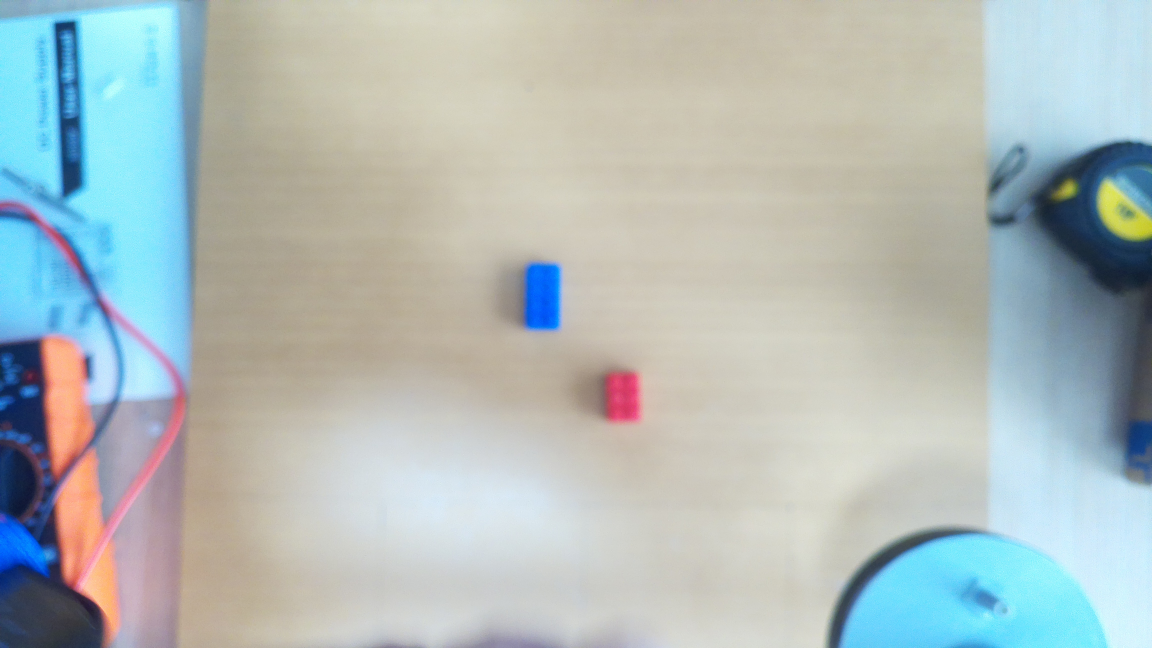
#> input picture Raspberry_Pi/capture.jpg, 4608 x 2592 px (shown at 1/4 size)
$ python detect.py capture.jpg out
#> lines starting #> are read from the running program, lines starting #| are printed output that depends on the picture; after the words box and inside, x2 and y2 are one past the last pixel; in counts of white or black regions, pixels touching at a corner belong together
#> in test_detection, image is the input picture: shape (2592, 4608, 3); mean B, G, R 185.5, 187.2, 176.6
import cv2
import numpy as np
import os
from datetime import datetime

X_MIN = 1200
X_MAX = 3400
Y_MIN = 300
Y_MAX = 1900
Y_OFFSET = 2300
X_OFFSET = 3425
def mask_lego_pixels(bgr):
    """
    Color-based mask tuned for bright LEGO colors on a dark mat,
    as in compare_img.jpg.
    """
    hsv = cv2.cvtColor(bgr, cv2.COLOR_BGR2HSV)
#> hsv: shape (1296, 2304, 3); mean H, S, V 55.5, 49.6, 200.6

    # Mild gamma correction to normalize brightness without blowing up the mat
    mean_v = hsv[..., 2].mean()
#> mean_v = 200.6
    gamma = np.clip(140.0 / mean_v, 0.7, 1.4)
#> gamma = 0.7
    lut = np.array([((i / 255.0) ** (1.0 / gamma)) * 255.0 for i in range(256)], dtype=np.uint8)
#> lut = 256 values from 0 to 255
    hsv[..., 2] = cv2.LUT(hsv[..., 2], lut)
#> hsv: shape (1296, 2304, 3); mean H, S, V 55.5, 49.6, 182.3

    # Higher saturation/value thresholds to reject the dark/grey mat and wood
    # Ranges chosen to favor the bright yellow/blue/green bricks seen in compare_img.jpg
    red1 = cv2.inRange(hsv, (0, 150, 150), (10, 255, 255))
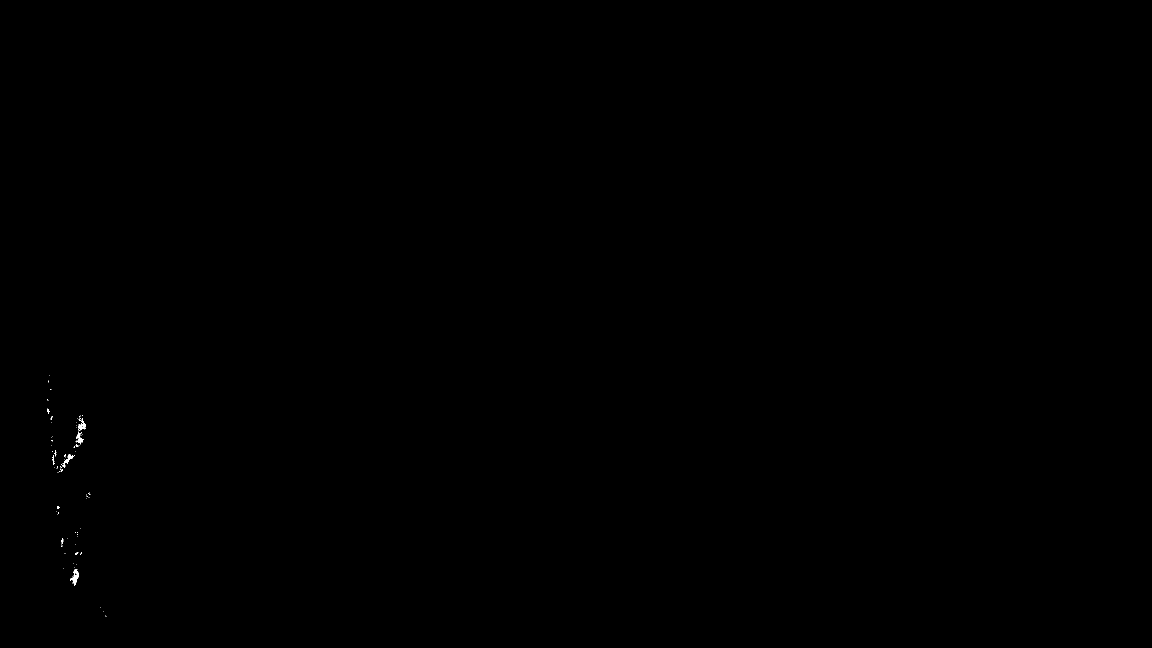
#> red1: shape (1296, 2304) (shown at 1/2 size); 0.04% white; 85 white regions (75 under 20 px), largest, box (x1, y1, x2, y2) and area: (140, 1138, 158, 1172) 235, (156, 836, 172, 861) 154, (152, 863, 168, 889) 146
    red2 = cv2.inRange(hsv, (160, 150, 150), (179, 255, 255))
#> red2: shape (1296, 2304); 0.16% white; 14 white regions (13 under 20 px), largest, box (x1, y1, x2, y2) and area: (1216, 750, 1275, 840) 4785
    red = cv2.bitwise_or(red1, red2)
#> red: shape (1296, 2304); 0.2% white; 94 white regions (83 under 20 px), largest, box (x1, y1, x2, y2) and area: (1216, 750, 1275, 840) 4785, (140, 1138, 158, 1174) 250, (156, 836, 172, 861) 154

    yellow = cv2.inRange(hsv, (18, 150, 170), (40, 255, 255))
#> yellow: shape (1296, 2304); 0.09% white; 15 white regions (10 under 20 px), largest, box (x1, y1, x2, y2) and area: (2227, 426, 2304, 473) 1836, (2208, 382, 2241, 452) 687, (2205, 417, 2215, 437) 90, (2212, 374, 2222, 392) 53, (2230, 456, 2243, 462) 39
    orange = cv2.inRange(hsv, (10, 150, 160), (25, 255, 255))
#> orange: shape (1296, 2304); 0.01% white in thin lines or dots, all inside (x1, y1, x2, y2) = (97, 733, 220, 1241)

    green = cv2.inRange(hsv, (40, 140, 150), (85, 255, 255))
#> green: shape (1296, 2304); every value is 0

    blue = cv2.inRange(hsv, (95, 140, 150), (135, 255, 255))
#> blue: shape (1296, 2304); 4.1% white; 1417 white regions (1373 under 20 px), largest, box (x1, y1, x2, y2) and area: (1685, 1067, 2093, 1296) 42865, (0, 31, 234, 589) 28796, (0, 433, 169, 662) 17425

    # White / very bright light pieces
    white = cv2.inRange(hsv, (0, 0, 210), (179, 40, 255))
#> white: shape (1296, 2304); 2.6% white; 1088 white regions (1042 under 20 px), largest, box (x1, y1, x2, y2) and area: (704, 909, 1151, 1121) 64007, (1971, 0, 2008, 252) 3838, (1975, 795, 2011, 1061) 3020

    # Combine all colors
    lego_mask = cv2.bitwise_or(red, yellow)
#> lego_mask: shape (1296, 2304); 0.29% white; 109 white regions (93 under 20 px), largest, box (x1, y1, x2, y2) and area: (1216, 750, 1275, 840) 4785, (2227, 426, 2304, 473) 1836, (2208, 382, 2241, 452) 687
    lego_mask = cv2.bitwise_or(lego_mask, green)
    lego_mask = cv2.bitwise_or(lego_mask, blue)
    lego_mask = cv2.bitwise_or(lego_mask, orange)
    lego_mask = cv2.bitwise_or(lego_mask, white)
#> lego_mask: shape (1296, 2304); 7% white; 2640 white regions (2533 under 20 px), largest, box (x1, y1, x2, y2) and area: (704, 909, 1151, 1121) 64007, (1685, 1067, 2093, 1296) 42865, (0, 31, 234, 589) 28796

    # Morphological cleanup: remove small speckles, fill small gaps
    kernel_open = cv2.getStructuringElement(cv2.MORPH_ELLIPSE, (5, 5))
    kernel_close = cv2.getStructuringElement(cv2.MORPH_ELLIPSE, (9, 9))
    lego_mask = cv2.morphologyEx(lego_mask, cv2.MORPH_OPEN, kernel_open)
#> lego_mask: shape (1296, 2304); 5.8% white; 153 white regions (39 under 20 px), largest, box (x1, y1, x2, y2) and area: (715, 909, 1146, 1114) 60074, (0, 36, 229, 587) 24686, (1691, 1184, 2049, 1296) 21399
    lego_mask = cv2.morphologyEx(lego_mask, cv2.MORPH_CLOSE, kernel_close)
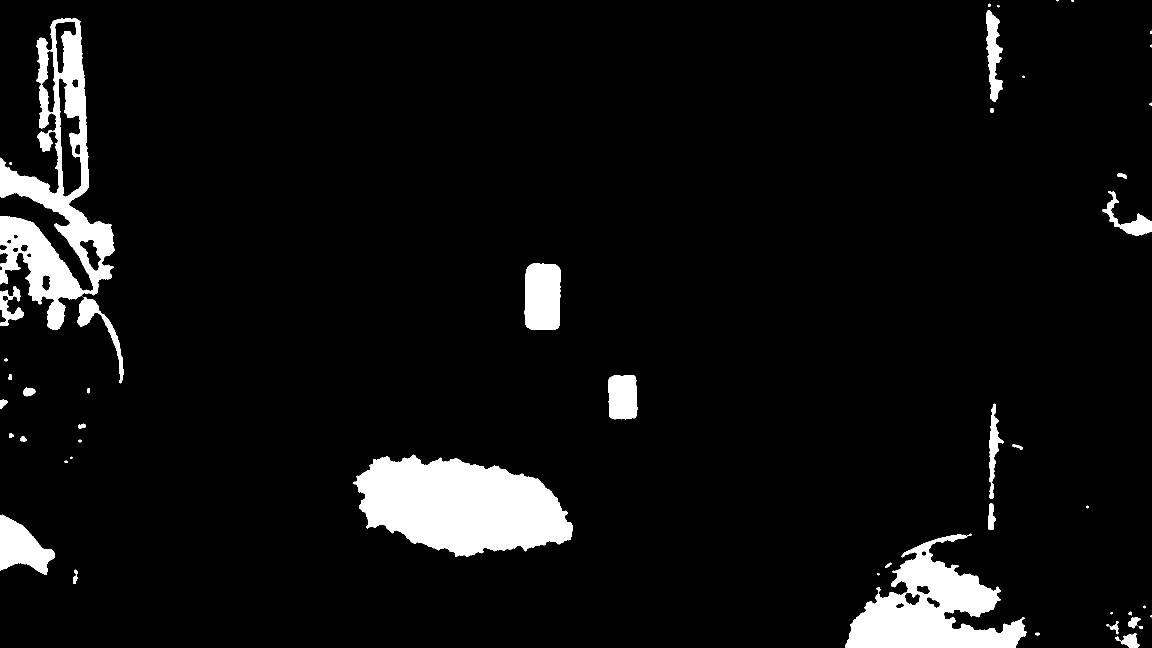
#> lego_mask: shape (1296, 2304) (shown at 1/2 size); 6.2% white; 49 white regions (9 under 20 px)

    return lego_mask


def find_lego_contours(mask, min_area=2000):
#> called with min_area = 2000
    contours, _ = cv2.findContours(mask, cv2.RETR_EXTERNAL, cv2.CHAIN_APPROX_SIMPLE)
#> contours = 49 contours, 18 with area under 20; largest, box (x1, y1, x2, y2) and area: (706, 909, 1146, 1114) 60953, (0, 36, 229, 660) 58110, (1691, 1067, 2053, 1296) 39512, (1049, 527, 1121, 660) 8812, (0, 1029, 110, 1150) 7322
    return [cnt for cnt in contours if cv2.contourArea(cnt) > min_area]

# [59 lines left out: function process_image, not called in this run]


def test_detection(image_path, output_folder="test_output", scale=0.5):
    """
    Test detection on a single image.
    Saves crops and outlined image to output_folder.
    """
    import os

    # Create output folder if it doesn't exist
    os.makedirs(output_folder, exist_ok=True)

    # Load image
    image = cv2.imread(image_path)
    if image is None:
        print(f"Error: Could not load image '{image_path}'")
        return

    # Scale image
    image_scaled = cv2.resize(image, (0, 0), fx=scale, fy=scale)

    # Run detection
    mask = mask_lego_pixels(image_scaled)
    contours = find_lego_contours(mask)
#> contours = 9 contours; largest, box (x1, y1, x2, y2) and area: (706, 909, 1146, 1114) 60953, (0, 36, 229, 660) 58110, (1691, 1067, 2053, 1296) 39512, (1049, 527, 1121, 660) 8812, (0, 1029, 110, 1150) 7322

    # Draw red outlines and save crops
    outlined = image_scaled.copy()
    crop_id = 0
    for cnt in contours:
        x, y, w, h = cv2.boundingRect(cnt)
        # Check if within ROI bounds
        if x >= X_MIN * scale and x + w <= X_MAX * scale and y >= Y_MIN * scale and y + h <= Y_MAX * scale:
            # Draw red rectangle
            cv2.rectangle(outlined, (x, y), (x + w, y + h), (0, 0, 255), 2)
            # Save crop
            crop = image_scaled[y:y + h, x:x + w]
            crop_path = os.path.join(output_folder, f"crop_{crop_id}.png")
            cv2.imwrite(crop_path, crop)
            crop_id += 1
#> this loop made 9 passes
#> (x, y, w, h, crop_id) on passes 4, 6: (1216, 750, 59, 89, 1), (1049, 527, 72, 133, 2)
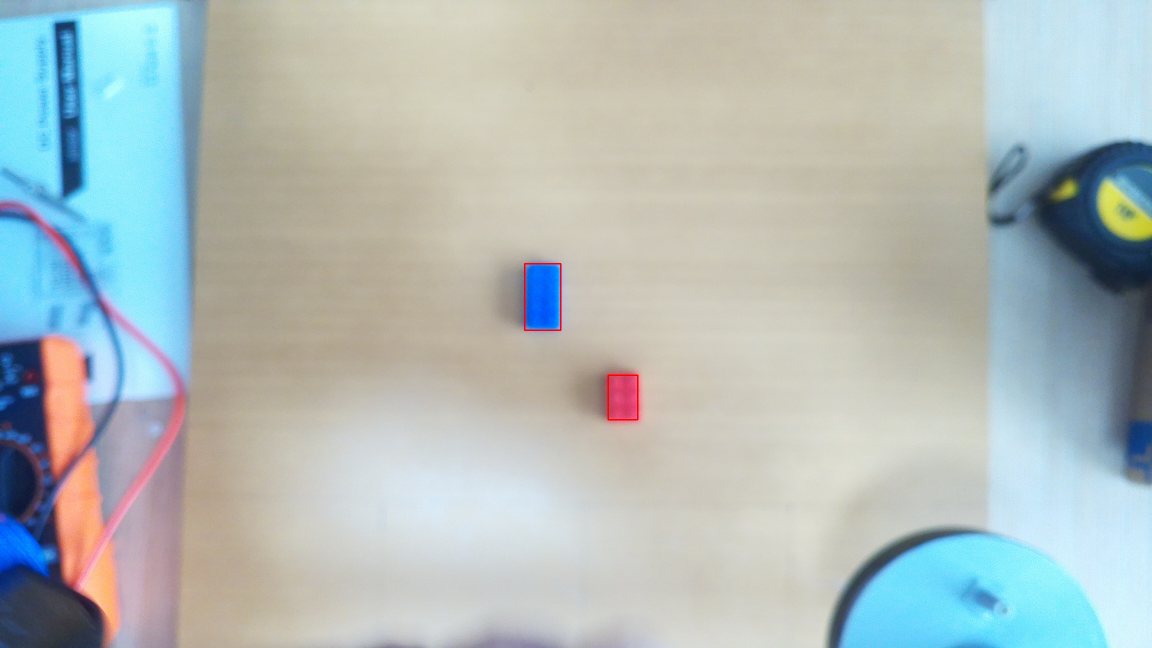
#> outlined: shape (1296, 2304, 3) (shown at 1/2 size); mean B, G, R 185.5, 187.2, 176.8
#> after the loop, crop_id = 2

    # Draw ROI bounding box in green for verification
    roi_x1, roi_y1 = int(X_MIN * scale), int(Y_MIN * scale)
    roi_x2, roi_y2 = int(X_MAX * scale), int(Y_MAX * scale)
    cv2.rectangle(outlined, (roi_x1, roi_y1), (roi_x2, roi_y2), (0, 255, 0), 3)
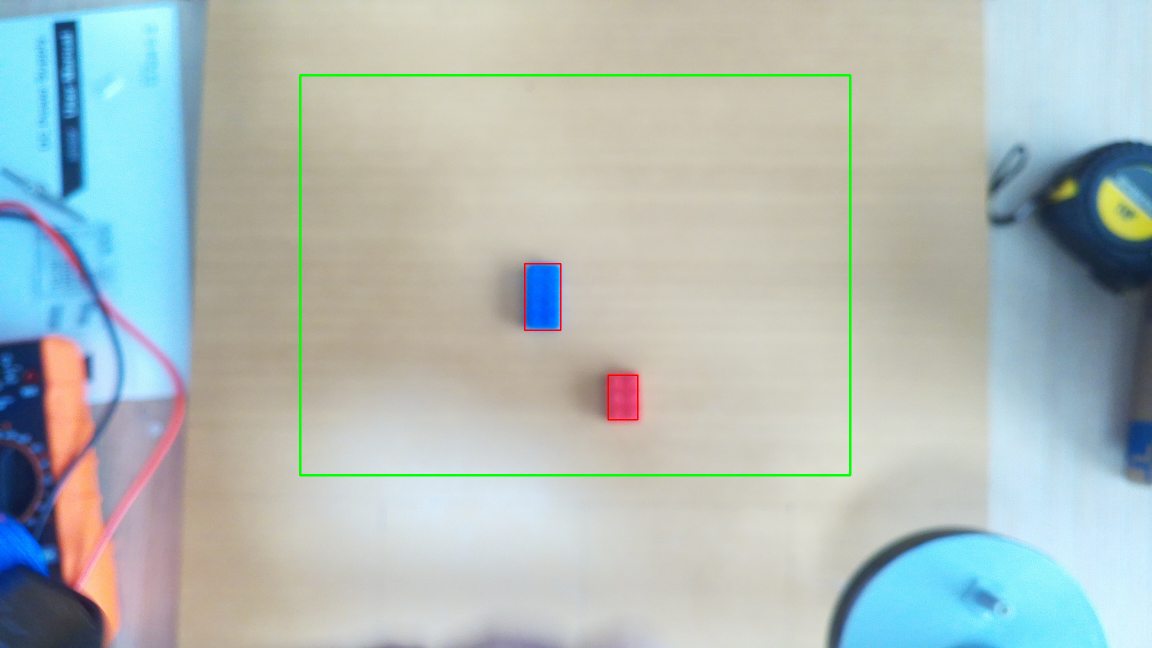
#> outlined: shape (1296, 2304, 3) (shown at 1/2 size); 0.64% of pixels changed, all inside (x1, y1, x2, y2) = (598, 148, 1703, 953)

    # Save outlined image
    outlined_path = os.path.join(output_folder, "outlined.png")
    cv2.imwrite(outlined_path, outlined)

    # Also save the mask for debugging
    mask_path = os.path.join(output_folder, "mask.png")
    cv2.imwrite(mask_path, mask)

    print(f"Saved {crop_id} crops to '{output_folder}/'")
#| Saved 2 crops to 'out/'
    print(f"Saved outlined image to '{outlined_path}'")
#| Saved outlined image to 'out/outlined.png'
    print(f"Saved mask to '{mask_path}'")
#| Saved mask to 'out/mask.png'


if __name__ == "__main__":
    import sys
    if len(sys.argv) < 2:
        print("Usage: python detect.py <image_path> [output_folder]")
        sys.exit(1)

    image_path = sys.argv[1]
    output_folder = sys.argv[2] if len(sys.argv) > 2 else "test_output"
    test_detection(image_path, output_folder)

$ run again, on Raspberry_Pi/wood.jpg
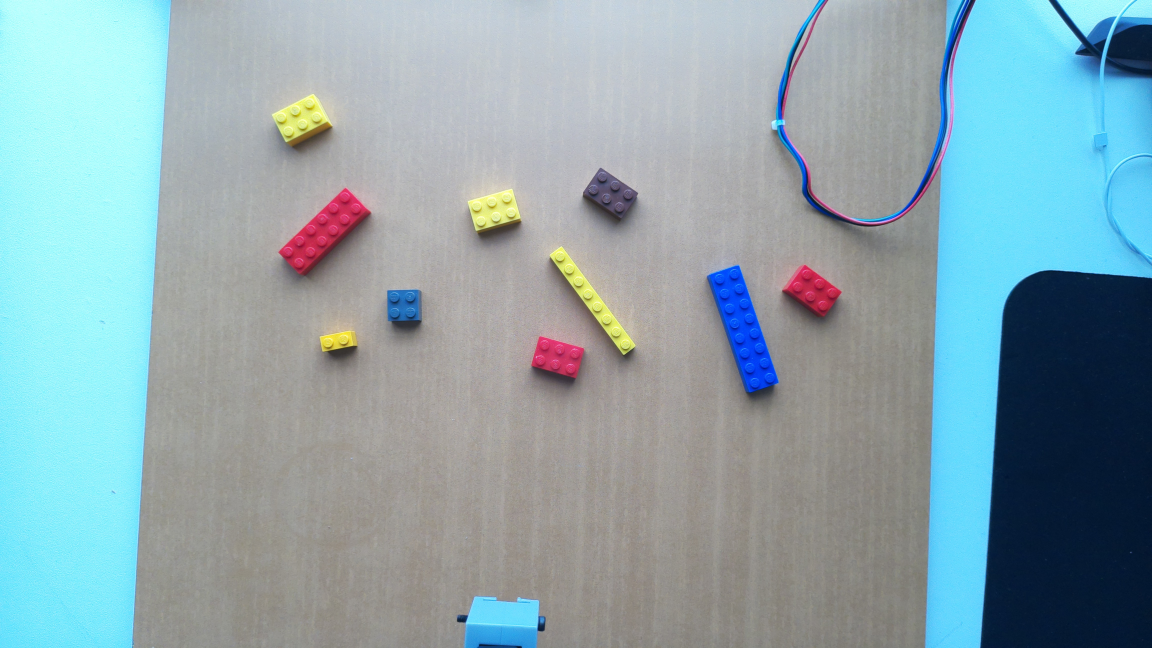
#> input picture Raspberry_Pi/wood.jpg, 4608 x 2592 px (shown at 1/4 size)
#> in test_detection, image is the input picture: shape (2592, 4608, 3); mean B, G, R 172.2, 165.2, 140.5
#> mean_v = 177.8
#> gamma = 0.787
#> lut = 256 values from 0 to 255
#> red1: shape (1296, 2304); every value is 0
#> in mask_lego_pixels, `red2 = cv2.inRange(hsv, (160, 150, 150), (179, 255, 255))`:
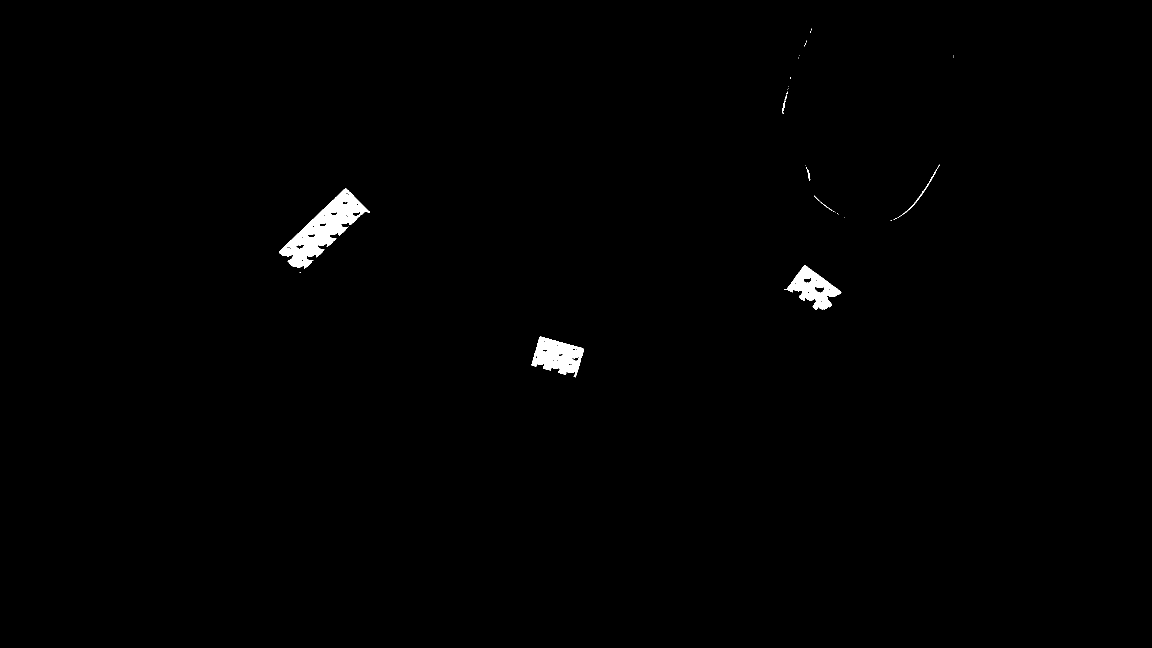
#> red2: shape (1296, 2304) (shown at 1/2 size); 0.66% white; 34 white regions (26 under 20 px), largest, box (x1, y1, x2, y2) and area: (558, 377, 740, 537) 9949, (1063, 673, 1168, 755) 5021, (1568, 530, 1683, 620) 4357
#> yellow: shape (1296, 2304); 0.11% white; 223 white regions (198 under 20 px), largest, box (x1, y1, x2, y2) and area: (641, 664, 713, 701) 1469, (609, 208, 633, 223) 157, (590, 220, 603, 236) 80
#> orange: shape (1296, 2304); 0% white in thin lines or dots, all inside (x1, y1, x2, y2) = (648, 246, 1014, 700)
#> blue: shape (1296, 2304); 10.1% white; 2502 white regions (2428 under 20 px), largest, box (x1, y1, x2, y2) and area: (1852, 0, 2304, 1296) 245947, (1415, 530, 1557, 784) 16010, (930, 1195, 1079, 1296) 11932
#> white: shape (1296, 2304); 0.28% white in thin lines or dots, all inside (x1, y1, x2, y2) = (543, 0, 1636, 655)
#> in find_lego_contours, `contours, _ = cv2.findContours(mask, cv2.RETR_EXTERNAL, cv2.CHAIN_APPR..`: contours = 85 contours, 35 with area under 20; largest, box (x1, y1, x2, y2) and area: (1852, 82, 2304, 1296) 227848, (1415, 530, 1557, 784) 15983, (930, 1195, 1088, 1296) 12120, (559, 377, 735, 535) 10408, (1063, 673, 1168, 749) 5115
#> in test_detection, `contours = find_lego_contours(mask)`: contours = 10 contours; largest, box (x1, y1, x2, y2) and area: (1852, 82, 2304, 1296) 227848, (1415, 530, 1557, 784) 15983, (930, 1195, 1088, 1296) 12120, (559, 377, 735, 535) 10408, (1063, 673, 1168, 749) 5115
#> the loop in test_detection, `for cnt in contours:` made 10 passes
#> (x, y, w, h) on passes 1 to 8: (930, 1195, 158, 101), (1063, 673, 105, 76), (776, 580, 62, 61), (1574, 531, 108, 88), (1415, 530, 142, 254), (559, 377, 176, 158), (1552, 129, 60, 246), (1852, 82, 452, 1214)
#> after the loop in test_detection, `for cnt in contours:`: crop_id = 4
#> in test_detection, `cv2.rectangle(outlined, (roi_x1, roi_y1), (roi_x2, roi_y2), (0, 255, 0..`:
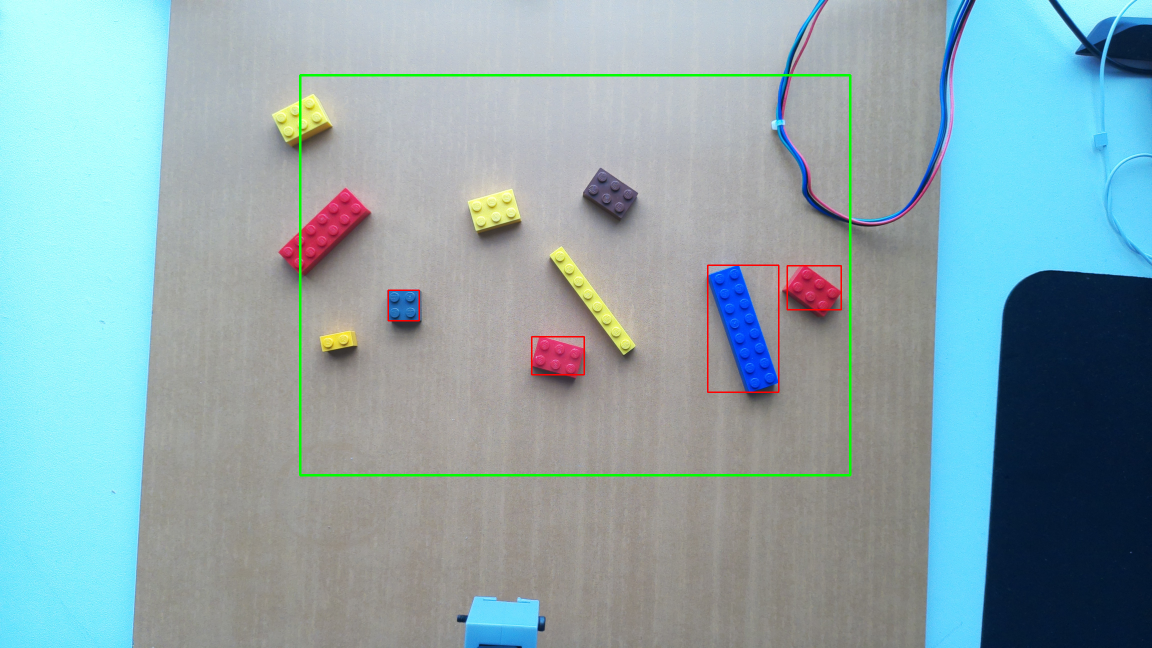
#> outlined: shape (1296, 2304, 3) (shown at 1/2 size); mean B, G, R 171, 165.7, 139.8
#| Saved 4 crops to 'out/'
#| Saved outlined image to 'out/outlined.png'
#| Saved mask to 'out/mask.png'
